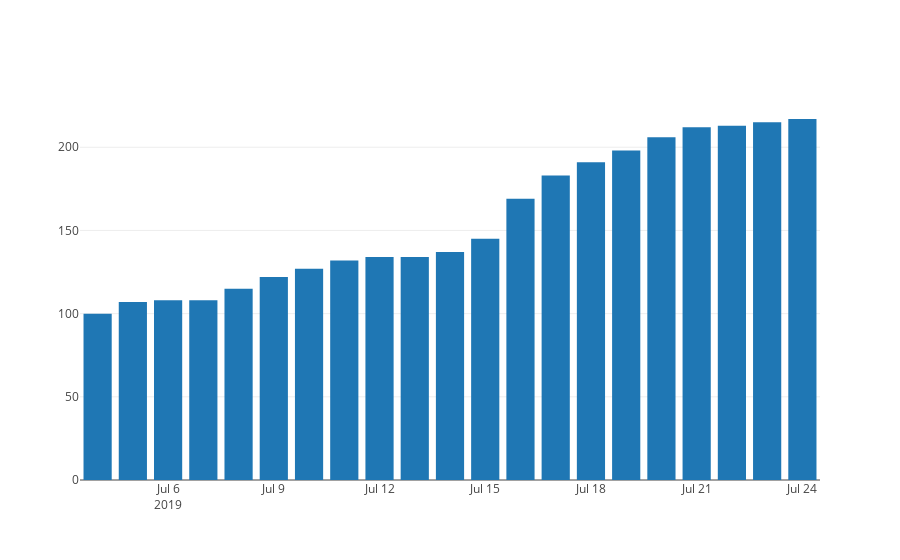

Here is the notebook cell this chart was saved with:
### Code cell
iplot([go.Bar(x=df_trove.date, y=df_trove['count'])])

### Figure 1 — Plotly figure (JSON) as saved in the notebook; plotly's stock layout.template omitted (floating-point values rounded to 4 significant figures)
{"data": [{"type": "bar", "uid": "36e48920-3779-433b-8c0a-0e7224aa0af4", "x": ["2019-07-04", "2019-07-05", "2019-07-06", "2019-07-07", "2019-07-08", "2019-07-09", "2019-07-10", "2019-07-11", "2019-07-12", "2019-07-13", "2019-07-14", "2019-07-15", "2019-07-16", "2019-07-17", "2019-07-18", "2019-07-19", "2019-07-20", "2019-07-21", "2019-07-22", "2019-07-23", "2019-07-24"], "y": [100, 107, 108, 108, 115, 122, 127, 132, 134, 134, 137, 145, 169, 183, 191, 198, 206, 212, 213, 215, 217]}], "layout": {}}
